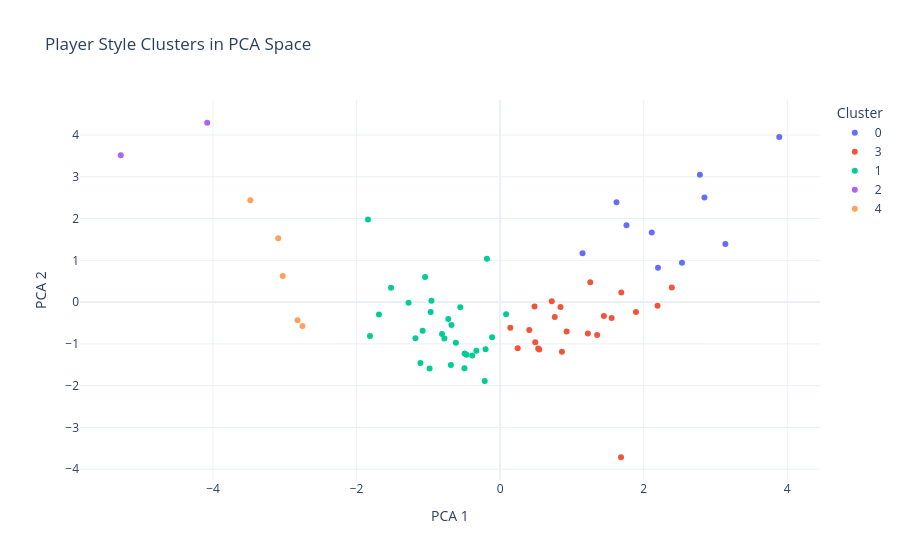

The cell this chart's notebook holds for it:
### Code cell
if player_style_features is None or player_style_features.empty:
    display(Markdown("Player-style clustering could not be produced from the currently loaded data."))
else:
    fig = px.scatter(
        player_style_features,
        x="pca_1",
        y="pca_2",
        color=player_style_features["cluster"].astype(str),
        hover_name="player_name",
        hover_data={
            "team_name": True,
            "total_xt": ":.2f",
            "xt_per90": ":.2f",
            "action_count": True,
            "cluster": True,
        },
        title="Player Style Clusters in PCA Space",
        template="plotly_white",
    )
    fig.update_layout(height=560, legend_title_text="Cluster")
    fig.update_xaxes(title="PCA 1")
    fig.update_yaxes(title="PCA 2")
    display(fig)

    outlier_row = style_outliers.iloc[0] if style_outliers is not None and not style_outliers.empty else None
    if outlier_row is not None:
        display(Markdown(
            f"The PCA view compresses the player feature set into a readable two-dimensional map of style similarity. "
            f"Players positioned close together have more comparable action-value profiles, while players further away are more stylistically distinct. "
            f"In the current sample, **{outlier_row['Player']}** appears among the strongest stylistic outliers, which suggests a profile that is less interchangeable with the rest of the player pool."
        ))

### Figure 1 — Plotly figure (JSON) as saved in the notebook; plotly's stock layout.template omitted (floating-point values rounded to 4 significant figures; data arrays with more than 128 entries replaced by an {"elided": "..."} marker saying what was removed)
{"data": [{"customdata": [["England", 2.67, 0.9035, 684, 0], ["Croatia", 2.429, 0.4889, 1033, 0], ["Belgium", 1.913, 0.7429, 714, 0], ["France", 1.848, 0.2983, 542, 0], ["Croatia", 1.783, 0.4283, 833, 0], ["Croatia", 1.759, 0.4255, 446, 0], ["Brazil", 1.55, 0.7715, 433, 0], ["Brazil", 1.504, 0.5235, 696, 0], ["Belgium", 1.439, 0.5805, 687, 0], ["Argentina", 1.228, 0.4156, 521, 0]], "hovertemplate": "<b>%{hovertext}</b><br><br>color=0<br>pca_1=%{x}<br>pca_2=%{y}<br>team_name=%{customdata[0]}<br>total_xt=%{customdata[1]:.2f}<br>xt_per90=%{customdata[2]:.2f}<br>action_count=%{customdata[3]}<br>cluster=%{customdata[4]}<extra></extra>", "hovertext": ["Kieran Trippier", "Luka Modrić", "Kevin De Bruyne", "Antoine Griezmann", "Ivan Rakitić", "Ivan Perišić", "Willian Borges da Silva", "Philippe Coutinho Correia", "Eden Hazard", "Lionel Andrés Messi Cuccittini"], "legendgroup": "0", "marker": {"color": "#636efa", "symbol": "circle"}, "mode": "markers", "name": "0", "orientation": "v", "showlegend": true, "type": "scatter", "x": [3.888, 2.783, 2.846, 2.2, 1.622, 2.533, 3.138, 1.76, 2.112, 1.148], "xaxis": "x", "y": [3.952, 3.049, 2.504, 0.8203, 2.391, 0.9415, 1.394, 1.841, 1.664, 1.169], "yaxis": "y"}, {"customdata": [["Belgium", 1.265, 0.4904, 273, 3], ["Mexico", 1.085, 0.3921, 270, 3], ["South Korea", 1.067, 0.4209, 227, 3], ["Croatia", 1.065, 0.1881, 385, 3], ["Colombia", 1.037, 0.4285, 375, 3], ["France", 0.9956, 0.2169, 489, 3], ["Senegal", 0.9862, 0.3624, 211, 3], ["Belgium", 0.8664, 0.3717, 385, 3], ["Russia", 0.8498, 0.3569, 213, 3], ["Tunisia", 0.7891, 0.3415, 184, 3], ["Mexico", 0.7464, 0.2624, 308, 3], ["Spain", 0.7397, 0.2829, 414, 3], ["Mexico", 0.6587, 0.3275, 288, 3], ["Panama", 0.6576, 0.3158, 174, 3], ["Uruguay", 0.6086, 0.2238, 224, 3], ["Sweden", 0.5493, 0.1547, 203, 3], ["Egypt", 0.5472, 0.2043, 221, 3], ["Iceland", 0.5286, 0.2048, 170, 3], ["Argentina", 0.5238, 0.2212, 197, 3], ["Nigeria", 0.5235, 0.2337, 161, 3], ["Germany", 0.5133, 0.2284, 210, 3], ["Mexico", 0.4619, 0.1603, 302, 3]], "hovertemplate": "<b>%{hovertext}</b><br><br>color=3<br>pca_1=%{x}<br>pca_2=%{y}<br>team_name=%{customdata[0]}<br>total_xt=%{customdata[1]:.2f}<br>xt_per90=%{customdata[2]:.2f}<br>action_count=%{customdata[3]}<br>cluster=%{customdata[4]}<extra></extra>", "hovertext": ["Dries Mertens", "Miguel Arturo Layún Prado", "Heung-Min Son", "Ante Rebić", "Juan Fernando Quintero Paniagua", "Kylian Mbappé Lottin", "M''Baye Babacar Niang", "Nacer Chadli", "Denis Cheryshev", "Wahbi Khazri", "Carlos Alberto Vela Garrido", "David Josué Jiménez Silva", "Hirving Rodrigo Lozano Bahena", "Edgar Yoel Bárcenas Herrera", "Edinson Roberto Cavani Gómez", "Marcus Berg", "Mahmoud Ibrahim Hassan", "Aron Einar Gunnarsson", "Ángel Fabián Di María Hernández", "Ahmed Musa", "Timo Werner", "José Andrés Guardado Hernández"], "legendgroup": "3", "marker": {"color": "#EF553B", "symbol": "circle"}, "mode": "markers", "name": "3", "orientation": "v", "showlegend": true, "type": "scatter", "x": [2.392, 1.688, 2.193, 0.841, 1.256, 0.7191, 1.892, 1.352, 1.553, 1.446, 0.9264, 0.4796, 0.7611, 1.222, 0.4057, 0.2443, 0.1421, 0.4893, 0.5306, 0.861, 0.5455, 1.684], "xaxis": "x", "y": [0.3492, 0.2294, -0.08928, -0.1161, 0.4778, 0.02105, -0.2389, -0.7872, -0.3827, -0.3357, -0.7065, -0.1054, -0.3555, -0.75, -0.6708, -1.106, -0.6143, -0.9619, -1.109, -1.186, -1.135, -3.714], "yaxis": "y"}, {"customdata": {"elided": "29x5 mixed values"}, "hovertemplate": "<b>%{hovertext}</b><br><br>color=1<br>pca_1=%{x}<br>pca_2=%{y}<br>team_name=%{customdata[0]}<br>total_xt=%{customdata[1]:.2f}<br>xt_per90=%{customdata[2]:.2f}<br>action_count=%{customdata[3]}<br>cluster=%{customdata[4]}<extra></extra>", "hovertext": ["Ashley Young", "Luis Alberto Suárez Díaz", "Raheem Sterling", "Jordan Brian Henderson", "Héctor Miguel Herrera López", "Matías Vecino Falero", "Andrej Kramarić", "Nordin Amrabat", "Younès Belhanda", "Blerim Džemaili", "João Mário Naval da Costa Eduardo", "Birkir Bjarnason", "Ola Toivonen", "Lucas Torreira Di Pascua", "Jae-Sung Lee", "Alfreð Finnbogason", "José Paulo Bezzera Maciel Júnior", "Édison Michael Flores Peralta", "Rodrigo Bentancur Colmán", "Blaise Matuidi", "Yūya Ōsako", "Nahitan Michel Nández Acosta", "Axel Witsel", "John Michael Nchekwube Obinna", "Artem Dzyuba", "David Alberto Guzmán Pérez", "Robbie Kruse", "Enzo Nicolás Pérez", "Romelu Lukaku Menama"], "legendgroup": "1", "marker": {"color": "#00cc96", "symbol": "circle"}, "mode": "markers", "name": "1", "orientation": "v", "showlegend": true, "type": "scatter", "x": [-0.184, 0.08319, -0.5546, -1.841, -1.045, -0.9564, -0.1116, -0.9675, -0.6777, -0.7221, -0.2026, -0.3307, -0.6168, -0.3883, -0.8096, -0.4689, -0.7761, -0.4949, -1.276, -0.4971, -1.08, -1.18, -1.519, -1.688, -0.6865, -0.9826, -1.11, -1.813, -0.2146], "xaxis": "x", "y": [1.039, -0.2938, -0.1206, 1.978, 0.6033, 0.03307, -0.8432, -0.2356, -0.5469, -0.4047, -1.127, -1.166, -0.971, -1.277, -0.7635, -1.26, -0.8737, -1.232, -0.01797, -1.582, -0.6852, -0.8633, 0.3408, -0.2984, -1.506, -1.591, -1.46, -0.8143, -1.886], "yaxis": "y"}, {"customdata": [["England", 0.3964, 0.1524, 322, 2], ["Denmark", 0.05336, 0.02536, 379, 2]], "hovertemplate": "<b>%{hovertext}</b><br><br>color=2<br>pca_1=%{x}<br>pca_2=%{y}<br>team_name=%{customdata[0]}<br>total_xt=%{customdata[1]:.2f}<br>xt_per90=%{customdata[2]:.2f}<br>action_count=%{customdata[3]}<br>cluster=%{customdata[4]}<extra></extra>", "hovertext": ["Bamidele Alli", "Thomas Delaney"], "legendgroup": "2", "marker": {"color": "#ab63fa", "symbol": "circle"}, "mode": "markers", "name": "2", "orientation": "v", "showlegend": true, "type": "scatter", "x": [-4.08, -5.285], "xaxis": "x", "y": [4.293, 3.516], "yaxis": "y"}, {"customdata": [["England", 0.3457, 0.1391, 746, 4], ["Argentina", 0.2013, 0.05882, 665, 4], ["Croatia", 0.1183, 0.02595, 564, 4], ["Croatia", 0.1063, 0.0193, 334, 4], ["Brazil", 0.07909, 0.02128, 272, 4]], "hovertemplate": "<b>%{hovertext}</b><br><br>color=4<br>pca_1=%{x}<br>pca_2=%{y}<br>team_name=%{customdata[0]}<br>total_xt=%{customdata[1]:.2f}<br>xt_per90=%{customdata[2]:.2f}<br>action_count=%{customdata[3]}<br>cluster=%{customdata[4]}<extra></extra>", "hovertext": ["Kyle Walker", "Javier Alejandro Mascherano", "Ivan Strinić", "Mario Mandžukić", "Gabriel Fernando de Jesus"], "legendgroup": "4", "marker": {"color": "#FFA15A", "symbol": "circle"}, "mode": "markers", "name": "4", "orientation": "v", "showlegend": true, "type": "scatter", "x": [-3.479, -3.091, -3.029, -2.823, -2.754], "xaxis": "x", "y": [2.435, 1.529, 0.6219, -0.4364, -0.5707], "yaxis": "y"}], "layout": {"height": 560, "legend": {"title": {"text": "Cluster"}, "tracegroupgap": 0}, "title": {"text": "Player Style Clusters in PCA Space"}, "xaxis": {"anchor": "y", "domain": [0, 1], "title": {"text": "PCA 1"}}, "yaxis": {"anchor": "x", "domain": [0, 1], "title": {"text": "PCA 2"}}}}
